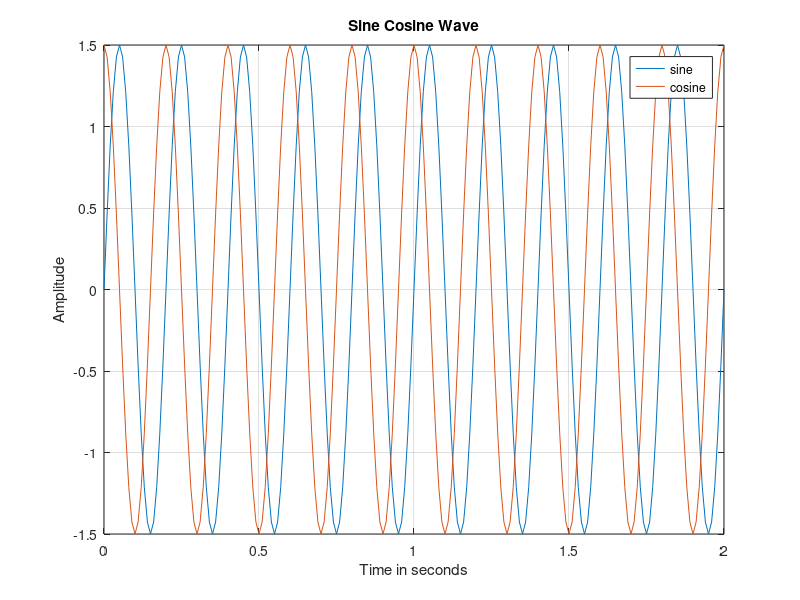

Reproduce this figure in MATLAB.
t=0:.01:2;
x = 1.5*sin(2*pi*5*t);
y = 1.5*cos(2*pi*5*t);
figure
plot(t,x)
hold on
plot(t,y)
grid on
xlabel('Time in seconds')
ylabel('Amplitude')
title('Sine Cosine Wave')
legend('sine', 'cosine')
hold off
